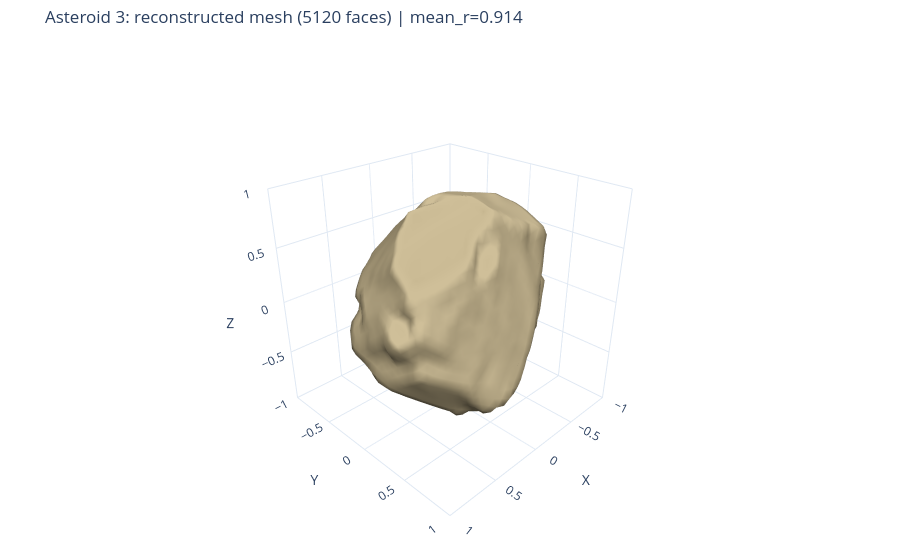
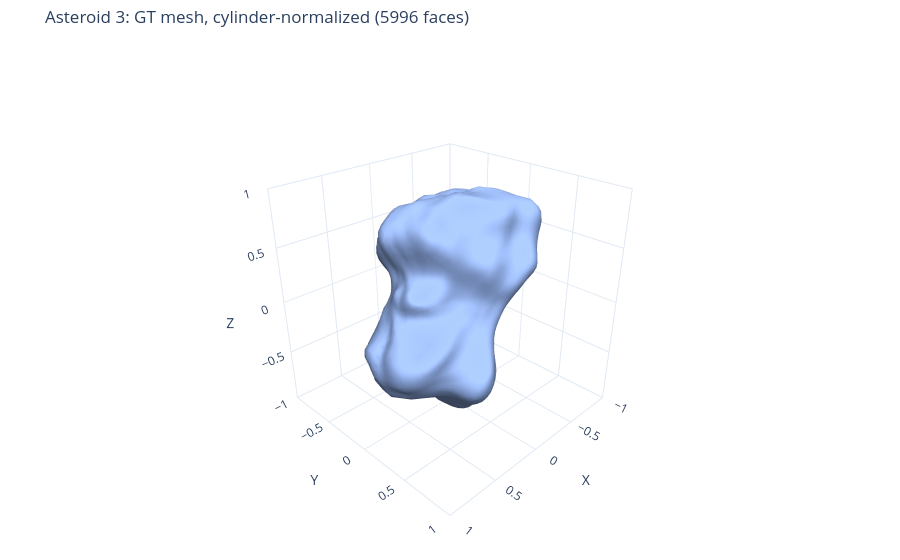

Notebook code for these charts, in order:
### Code cell
# --- Reconstruction mesh visualization + GT comparison ---
fig_mesh = plot_interactive_mesh(
    vertices=recon_mesh.vertices,
    faces=recon_mesh.faces,
    title=(
        f"Asteroid {ASTEROID_ID}: reconstructed mesh ({recon_mesh.faces.shape[0]} faces) | "
        f"mean_r={per_camera_df['Pearson_R'].mean():.3f}"
    ),
    mesh_color="#c0b08a",
    show_edges=False,
)
fig_mesh.show()

if GT_EXIST and true_mesh is not None:
    gt_fig_mesh = plot_interactive_mesh(
        vertices=true_mesh.vertices,
        faces=true_mesh.faces,
        title=f"Asteroid {ASTEROID_ID}: GT mesh, cylinder-normalized ({true_mesh.faces.shape[0]} faces)",
        mesh_color="#a0c0ff",
        show_edges=False,
    )
    gt_fig_mesh.show()

print(
    f"Reconstruction extents: "
    f"x[{recon_mesh.vertices[:, 0].min():.3f}, {recon_mesh.vertices[:, 0].max():.3f}] "
    f"y[{recon_mesh.vertices[:, 1].min():.3f}, {recon_mesh.vertices[:, 1].max():.3f}] "
    f"z[{recon_mesh.vertices[:, 2].min():.3f}, {recon_mesh.vertices[:, 2].max():.3f}] "
    f"(cylinder bound: R={R_CYL}, z in [-1, 1])"
)

if GT_EXIST and true_mesh is not None:
    print(
        f"GT extents: "
        f"x[{true_mesh.vertices[:, 0].min():.3f}, {true_mesh.vertices[:, 0].max():.3f}] "
        f"y[{true_mesh.vertices[:, 1].min():.3f}, {true_mesh.vertices[:, 1].max():.3f}] "
        f"z[{true_mesh.vertices[:, 2].min():.3f}, {true_mesh.vertices[:, 2].max():.3f}]"
    )
    pred_mesh = trimesh.Trimesh(vertices=recon_mesh.vertices, faces=recon_mesh.faces, process=False)
    score = calculate_voxel_measure(true_mesh, pred_mesh)
    print(f"Voxel measure between predicted mesh and GT mesh: {score:.6f}")
else:
    print("GT mesh not available -> skipping voxel measure calculation.")

### Figure 1 — Plotly figure (JSON) as saved in the notebook; plotly's stock layout.template omitted (floating-point values rounded to 4 significant figures; data arrays with more than 128 entries replaced by an {"elided": "..."} marker saying what was removed)
{"data": [{"color": "#c0b08a", "flatshading": false, "hovertemplate": "x=%{x:.3f}<br>y=%{y:.3f}<br>z=%{z:.3f}<extra></extra>", "i": {"elided": "5120 int values"}, "j": {"elided": "5120 int values"}, "k": {"elided": "5120 int values"}, "lighting": {"ambient": 0.35, "diffuse": 0.8, "fresnel": 0.12, "roughness": 0.7, "specular": 0.35}, "lightposition": {"x": 120, "y": 200, "z": 80}, "opacity": 1, "showscale": false, "type": "mesh3d", "x": {"elided": "2562 float values"}, "y": {"elided": "2562 float values"}, "z": {"elided": "2562 float values"}}], "layout": {"margin": {"b": 0, "l": 0, "r": 0, "t": 45}, "scene": {"aspectmode": "manual", "aspectratio": {"x": 1, "y": 1, "z": 1}, "camera": {"eye": {"x": 1.65, "y": 1.65, "z": 1.25}, "projection": {"type": "perspective"}}, "xaxis": {"range": [-1, 1], "showspikes": false, "title": {"text": "X"}}, "yaxis": {"range": [-1, 1], "showspikes": false, "title": {"text": "Y"}}, "zaxis": {"range": [-1, 1], "showspikes": false, "title": {"text": "Z"}}}, "title": {"text": "Asteroid 3: reconstructed mesh (5120 faces) | mean_r=0.914"}}}

### Figure 2 — Plotly figure (JSON) as saved in the notebook; plotly's stock layout.template omitted (floating-point values rounded to 4 significant figures; data arrays with more than 128 entries replaced by an {"elided": "..."} marker saying what was removed)
{"data": [{"color": "#a0c0ff", "flatshading": false, "hovertemplate": "x=%{x:.3f}<br>y=%{y:.3f}<br>z=%{z:.3f}<extra></extra>", "i": {"elided": "5996 int values"}, "j": {"elided": "5996 int values"}, "k": {"elided": "5996 int values"}, "lighting": {"ambient": 0.35, "diffuse": 0.8, "fresnel": 0.12, "roughness": 0.7, "specular": 0.35}, "lightposition": {"x": 120, "y": 200, "z": 80}, "opacity": 1, "showscale": false, "type": "mesh3d", "x": {"elided": "3000 float values"}, "y": {"elided": "3000 float values"}, "z": {"elided": "3000 float values"}}], "layout": {"margin": {"b": 0, "l": 0, "r": 0, "t": 45}, "scene": {"aspectmode": "manual", "aspectratio": {"x": 1, "y": 1, "z": 1}, "camera": {"eye": {"x": 1.65, "y": 1.65, "z": 1.25}, "projection": {"type": "perspective"}}, "xaxis": {"range": [-1, 1], "showspikes": false, "title": {"text": "X"}}, "yaxis": {"range": [-1, 1], "showspikes": false, "title": {"text": "Y"}}, "zaxis": {"range": [-1, 1], "showspikes": false, "title": {"text": "Z"}}}, "title": {"text": "Asteroid 3: GT mesh, cylinder-normalized (5996 faces)"}}}
